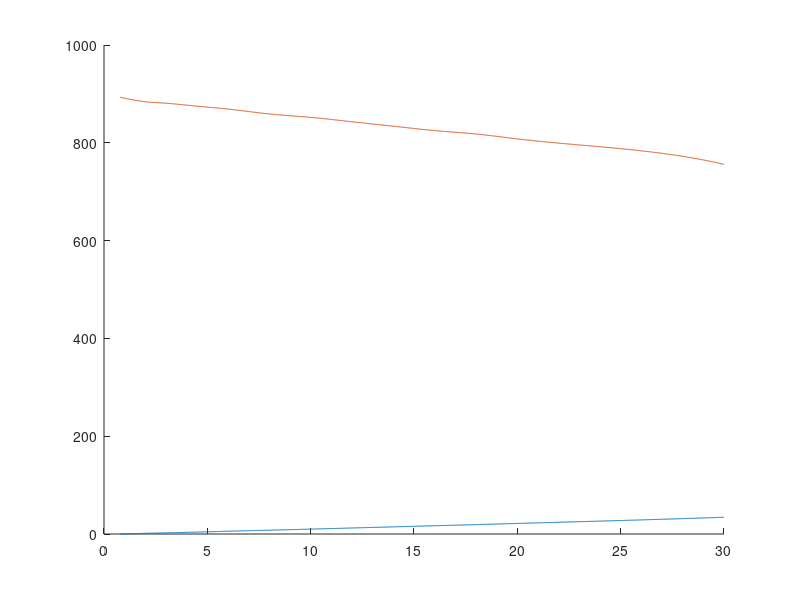

MATLAB code for this plot: (Note: this script raises an error after producing the figure.)
% The following data was pulled from a Mitsuba Data Sheet:
currents_eco    = [0.780 1.37 2 3 4 5 6 8 10 12 14 16 18 20 25 30]';
torques_eco     = [0 0.6 1.4 2.4 3.4 4.5 5.7 7.8 10.0 12.3 14.6 16.9 19.2 21.6 27.6 34.3]';
RPMs_eco        = [893 888 884 881 877 873 869 859 852 843 834 825 818 808 788 756]';

% How many data points to include in interpolated model
numPoints = 1000; 

interpedCurrents = linspace(min(currents_eco), max(currents_eco), numPoints)';
interpedTorques = interp1(currents_eco, torques_eco, interpedCurrents, 'spline');
interpedRPMs = interp1(currents_eco, RPMs_eco, interpedCurrents, 'spline');

% Uncomment to see relationship:
hold on
plot(interpedCurrents, interpedTorques)
plot(interpedCurrents, interpedRPMs)
hold off

% Format interpolated Data and save to file:
T = table(interpedCurrents,interpedTorques, interpedRPMs,'VariableNames',["Current","Torque", "RPM"]);

writetable(T, 'Data/MotorDataEco.csv')

